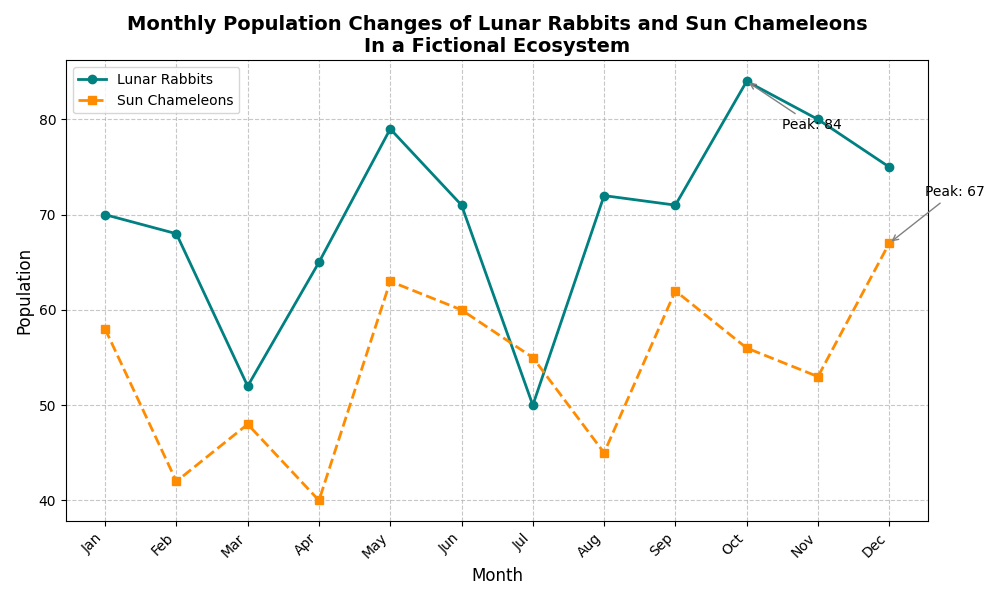

Reproduce this figure in Python.
import matplotlib.pyplot as plt
import numpy as np

months = np.arange(1, 13)
lunar_rabbits_population = [70, 68, 52, 65, 79, 71, 50, 72, 71, 84, 80, 75]
sun_chameleons_population = [58, 42, 48, 40, 63, 60, 55, 45, 62, 56, 53, 67]

fig, ax = plt.subplots(figsize=(10, 6))

# Swapped colors: teal for Lunar Rabbits and darkorange for Sun Chameleons
ax.plot(months, lunar_rabbits_population, marker='o', linestyle='-', color='teal', linewidth=2, markersize=6, label='Lunar Rabbits')
ax.plot(months, sun_chameleons_population, marker='s', linestyle='--', color='darkorange', linewidth=2, markersize=6, label='Sun Chameleons')

max_lunar_population = max(lunar_rabbits_population)
max_lunar_month = months[lunar_rabbits_population.index(max_lunar_population)]
max_sun_population = max(sun_chameleons_population)
max_sun_month = months[sun_chameleons_population.index(max_sun_population)]

ax.annotate(f'Peak: {max_lunar_population}', xy=(max_lunar_month, max_lunar_population),
            xytext=(max_lunar_month + 0.5, max_lunar_population - 5),
            arrowprops=dict(arrowstyle='->', color='gray'))

ax.annotate(f'Peak: {max_sun_population}', xy=(max_sun_month, max_sun_population),
            xytext=(max_sun_month + 0.5, max_sun_population + 5),
            arrowprops=dict(arrowstyle='->', color='gray'))

ax.set_title('Monthly Population Changes of Lunar Rabbits and Sun Chameleons\nIn a Fictional Ecosystem', fontsize=14, fontweight='bold')
ax.set_xlabel('Month', fontsize=12)
ax.set_ylabel('Population', fontsize=12)
ax.grid(True, linestyle='--', alpha=0.7)
ax.legend(loc='upper left', fontsize=10)
ax.set_xticks(months)
ax.set_xticklabels(['Jan', 'Feb', 'Mar', 'Apr', 'May', 'Jun', 'Jul', 'Aug', 'Sep', 'Oct', 'Nov', 'Dec'], rotation=45, ha='right')
plt.tight_layout()
plt.show()
